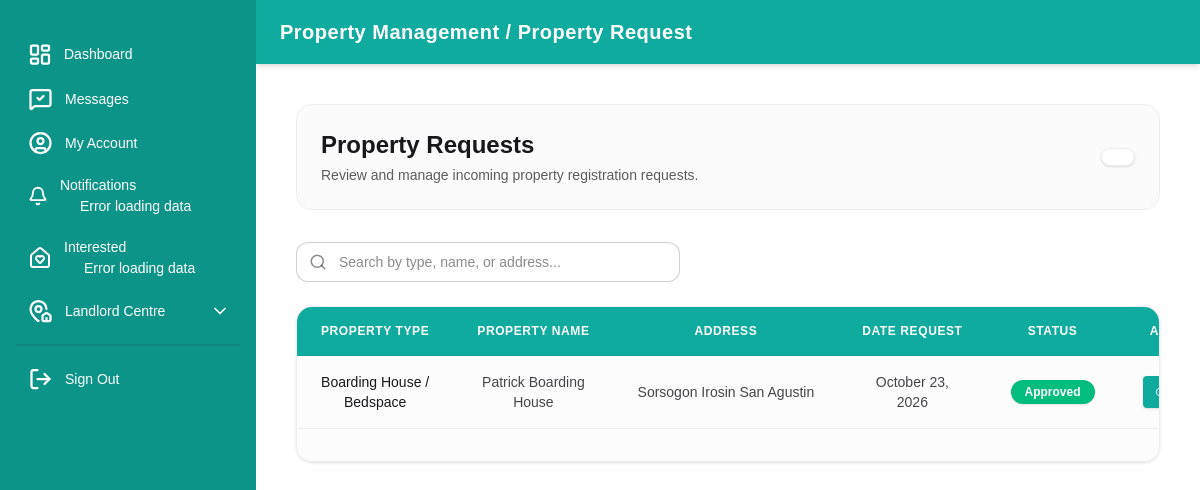
/users/property_requests.php (signed in), run on the app's committed database.
### tables this page shows
CREATE TABLE IF NOT EXISTS `landlord` (
  `landlord_id` varchar(255) NOT NULL DEFAULT '',
  `user_id` varchar(255) DEFAULT NULL,
  `province` varchar(255) DEFAULT NULL,
  `municipality` varchar(255) DEFAULT NULL,
  `barangay` varchar(255) DEFAULT NULL,
  `type` varchar(255) DEFAULT NULL,
  `property_name` varchar(255) DEFAULT NULL,
  `date_request` date DEFAULT NULL,
  `status` varchar(255) DEFAULT NULL,
  `longitude` varchar(255) DEFAULT NULL,
  `latitude` varchar(255) DEFAULT NULL,
  PRIMARY KEY (`landlord_id`)
);

### config.php (called while the page is built, shortened)
<?php
    if(isset($_SESSION['user_login'])){
        $user_id_login = $_SESSION['user_login'];
    }
?>

### users/property_requests.php (the view, shortened to what this page needs)
<?php
  include '../config.php';
?>
<!DOCTYPE html>
<html lang="en">
<head>
    <link rel="stylesheet" href="./../assets/styles/daisy_ui.css">
    <link rel="stylesheet" href="./../assets/styles/index.css">
    <script src="./../assets/scripts/tailwind.js"></script>
    <link rel="stylesheet" href="https://unpkg.com/leaflet@1.9.4/dist/leaflet.css" />
</head>
<body class="bg-base-100 min-h-screen">
  <div class="drawer lg:drawer-open">
    <div class="drawer-content flex flex-col bg-base-100">
      <nav class="navbar w-full bg-[#0fab9e] text-white shadow-md px-6 min-h-[4rem]">
        <div class="flex items-center gap-3">
          <div class="text-xl font-bold tracking-wide">Property Management / Property Request</div>
        </div>
      </nav>
      <main class="p-6 lg:p-10 max-w-7xl w-full mx-auto">
        <div class="flex flex-col sm:flex-row justify-between items-start sm:items-center gap-4 mb-8 bg-base-200/60 p-6 rounded-2xl border border-base-300">
          <div>
            <h1 class="text-2xl font-extrabold text-base-content">Property Requests</h1>
            <p class="text-sm text-base-content/70 mt-1">Review and manage incoming property registration requests.</p>
          </div>
          <div id="pr_result_count" class="text-sm font-medium text-base-content/70 bg-base-100 px-4 py-2 rounded-xl border border-base-300 shadow-sm"></div>
        </div>
        <div class="flex items-center justify-between gap-4 mb-6">
          <label class="input input-bordered flex items-center gap-3 w-full md:w-96 rounded-xl bg-base-100">
            <svg xmlns="http://www.w3.org/2000/svg" width="18" height="18" viewBox="0 0 24 24" fill="none" stroke="currentColor" stroke-width="2" stroke-linecap="round" stroke-linejoin="round" class="text-base-content/50 shrink-0"><circle cx="11" cy="11" r="8"/><path d="m21 21-4.34-4.34"/></svg>
            <input type="text" id="pr_search1" placeholder="Search by type, name, or address..." class="w-full focus:outline-none bg-transparent text-sm" />
          </label>
        </div>
        <div class="bg-base-200/40 border border-base-300 rounded-2xl shadow-sm overflow-hidden">
          <div class="overflow-x-auto">
            <table class="table table-zebra w-full text-left" id="pr_table">
              <thead>
                <tr class="bg-[#0fab9e] text-white uppercase text-xs tracking-wider">
                  <th class="py-4 px-6 font-semibold text-center">Property Type</th>
                  <th class="py-4 px-6 font-semibold text-center">Property Name</th>
                  <th class="py-4 px-6 font-semibold text-center">Address</th>
                  <th class="py-4 px-6 font-semibold text-center">Date Request</th>
                  <th class="py-4 px-6 font-semibold text-center">Status</th>
                  <th class="py-4 px-6 font-semibold text-center">Actions</th>
                </tr>
              </thead>
              <tbody id="pr_table_body1" class="divide-y divide-base-300">
                <?php
                    $get = $conn->prepare("SELECT * FROM `landlord` WHERE `user_id` = ? ORDER BY date_request DESC");
                    $get->bind_param("s", $user_id_login);
                    $get->execute();
                    $result_get = $get->get_result();
                    if($result_get->num_rows > 0){
                        while($row = mysqli_fetch_assoc($result_get)){
                            $province = $row['province'];
                            $municipality = $row['municipality'];
                            $barangay = $row['barangay'];
                            $address = trim($province . ' ' . $municipality . ' ' . $barangay);
                            $type = $row['type'];
                            $property_name = $row['property_name'];
                            $date_request = $row['date_request'];
                            $status = $row['status'];
                            $landlord_id = $row['landlord_id'];
                            if($status === "Approved"){
                                $badge_class = "bg-emerald-500 text-white";
                            }elseif($status === "Pending"){
                                $badge_class = "bg-amber-500 text-white";
                            }else{
                                $badge_class = "bg-red-500 text-white";
                            }
                        echo '
                            <tr class="pr-row hover:bg-base-200/60 transition-colors">
                                <td class="py-4 px-6 text-center text-sm font-medium text-base-content">' . htmlspecialchars($type) . '</td>
                                <td class="py-4 px-6 text-center text-sm text-base-content/80">' . htmlspecialchars($property_name) . '</td>
                                <td class="py-4 px-6 text-center text-sm text-base-content/80 max-w-xs truncate" title="' . htmlspecialchars($address) . '">' . htmlspecialchars($address) . '</td>
                                <td class="py-4 px-6 text-center text-sm text-base-content/80">' . date('F j, Y', strtotime($date_request)) . '</td>
                                <td class="py-4 px-6 text-center">
                                    <span class="inline-block px-3.5 py-1 rounded-full text-xs font-bold shadow-sm ' . $badge_class . '">' . htmlspecialchars($status) . '</span>
                                </td>
                                <td class="py-4 px-6 text-center">
                                    <a href="property_requests_info.php?id=' . $landlord_id . '&location_back=request_accounts.php" class="btn btn-xs sm:btn-sm bg-[#0fab9e] hover:bg-[#0d9488] text-white gap-1 border-none shadow-sm">
                                        <svg xmlns="http://www.w3.org/2000/svg" class="h-4 w-4" fill="none" viewBox="0 0 24 24" stroke="currentColor"><path stroke-linecap="round" stroke-linejoin="round" stroke-width="2" d="M13 16h-1v-4h-1m1-4h.01M21 12a9 9 0 11-18 0 9 9 0 0118 0z"/></svg>
                                        More Info
                                    </a>
                                </td>
                            </tr>';
                        }
                    }
                ?>
              </tbody>
            </table>
          </div>
          <div class="flex items-center justify-between gap-3 flex-wrap px-6 py-4 border-t border-base-300 bg-base-200/20" id="pr_pagination1">
          </div>
        </div>
      </main>
    </div>
    <div class="drawer-side z-40">
      <?php include 'drawer.php'; ?>
    </div>
  </div>
</body>
</html>

### assets/styles/index.css (style rules this page uses)
* { font-family: 'Roboto Variable', sans-serif; scroll-behavior: smooth; }

### data on the page
landlord: type "Boarding House / Bedspace", property_name "Patrick Boarding House", address "Sorsogon Irosin San Agustin", date_request "October 23, 2026", status "Approved"
